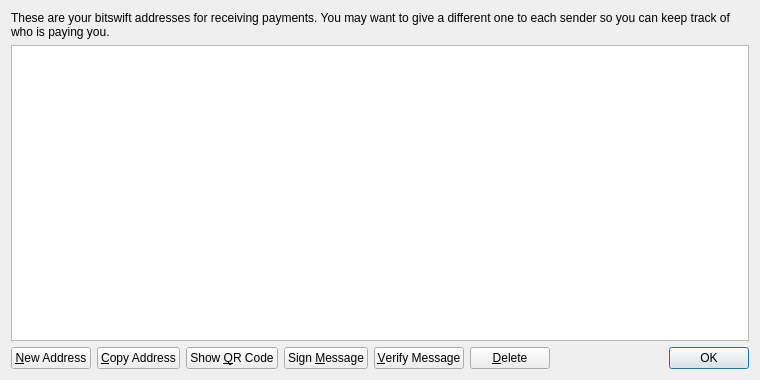
<?xml version="1.0" encoding="UTF-8"?>
<ui version="4.0">
 <class>AddressBookPage</class>
 <widget class="QWidget" name="AddressBookPage">
  <property name="geometry">
   <rect>
    <x>0</x>
    <y>0</y>
    <width>760</width>
    <height>380</height>
   </rect>
  </property>
  <property name="windowTitle">
   <string>Address Book</string>
  </property>
  <layout class="QVBoxLayout" name="verticalLayout">
   <item>
    <widget class="QLabel" name="labelExplanation">
     <property name="text">
      <string>These are your bitswift addresses for receiving payments. You may want to give a different one to each sender so you can keep track of who is paying you.</string>
     </property>
     <property name="textFormat">
      <enum>Qt::PlainText</enum>
     </property>
     <property name="wordWrap">
      <bool>true</bool>
     </property>
    </widget>
   </item>
   <item>
    <widget class="QTableView" name="tableView">
     <property name="contextMenuPolicy">
      <enum>Qt::CustomContextMenu</enum>
     </property>
     <property name="toolTip">
      <string>Double-click to edit address or label</string>
     </property>
     <property name="tabKeyNavigation">
      <bool>false</bool>
     </property>
     <property name="alternatingRowColors">
      <bool>true</bool>
     </property>
     <property name="selectionMode">
      <enum>QAbstractItemView::SingleSelection</enum>
     </property>
     <property name="selectionBehavior">
      <enum>QAbstractItemView::SelectRows</enum>
     </property>
     <property name="sortingEnabled">
      <bool>true</bool>
     </property>
     <attribute name="verticalHeaderVisible">
      <bool>false</bool>
     </attribute>
    </widget>
   </item>
   <item>
    <layout class="QHBoxLayout" name="horizontalLayout">
     <item>
      <widget class="QPushButton" name="newAddressButton">
       <property name="toolTip">
        <string>Create a new address</string>
       </property>
       <property name="text">
        <string>&amp;New Address</string>
       </property>
       <property name="icon">
        <iconset resource="../bitcoin.qrc">
         <normaloff>:/icons/add</normaloff>:/icons/add</iconset>
       </property>
      </widget>
     </item>
     <item>
      <widget class="QPushButton" name="copyToClipboard">
       <property name="toolTip">
        <string>Copy the currently selected address to the system clipboard</string>
       </property>
       <property name="text">
        <string>&amp;Copy Address</string>
       </property>
       <property name="icon">
        <iconset resource="../bitcoin.qrc">
         <normaloff>:/icons/editcopy</normaloff>:/icons/editcopy</iconset>
       </property>
      </widget>
     </item>
     <item>
      <widget class="QPushButton" name="showQRCode">
       <property name="text">
        <string>Show &amp;QR Code</string>
       </property>
       <property name="icon">
        <iconset resource="../bitcoin.qrc">
         <normaloff>:/icons/qrcode</normaloff>:/icons/qrcode</iconset>
       </property>
      </widget>
     </item>
     <item>
      <widget class="QPushButton" name="signMessage">
       <property name="toolTip">
        <string>Sign a message to prove you own a bitswift address</string>
       </property>
       <property name="text">
        <string>Sign &amp;Message</string>
       </property>
       <property name="icon">
        <iconset resource="../bitcoin.qrc">
         <normaloff>:/icons/edit</normaloff>:/icons/edit</iconset>
       </property>
      </widget>
     </item>
     <item>
      <widget class="QPushButton" name="verifyMessage">
       <property name="toolTip">
        <string>Verify a message to ensure it was signed with a specified bitswift address</string>
       </property>
       <property name="text">
        <string>&amp;Verify Message</string>
       </property>
       <property name="icon">
        <iconset resource="../bitcoin.qrc">
         <normaloff>:/icons/transaction_0</normaloff>:/icons/transaction_0</iconset>
       </property>
      </widget>
     </item>
     <item>
      <widget class="QPushButton" name="deleteButton">
       <property name="toolTip">
        <string>Delete the currently selected address from the list</string>
       </property>
       <property name="text">
        <string>&amp;Delete</string>
       </property>
       <property name="icon">
        <iconset resource="../bitcoin.qrc">
         <normaloff>:/icons/remove</normaloff>:/icons/remove</iconset>
       </property>
      </widget>
     </item>
     <item>
      <spacer name="horizontalSpacer">
       <property name="orientation">
        <enum>Qt::Horizontal</enum>
       </property>
       <property name="sizeHint" stdset="0">
        <size>
         <width>40</width>
         <height>20</height>
        </size>
       </property>
      </spacer>
     </item>
     <item>
      <widget class="QDialogButtonBox" name="buttonBox">
       <property name="sizePolicy">
        <sizepolicy hsizetype="Maximum" vsizetype="Fixed">
         <horstretch>0</horstretch>
         <verstretch>0</verstretch>
        </sizepolicy>
       </property>
       <property name="standardButtons">
        <set>QDialogButtonBox::Ok</set>
       </property>
      </widget>
     </item>
    </layout>
   </item>
  </layout>
 </widget>
 <resources>
  <include location="../bitcoin.qrc"/>
 </resources>
 <connections/>
</ui>
